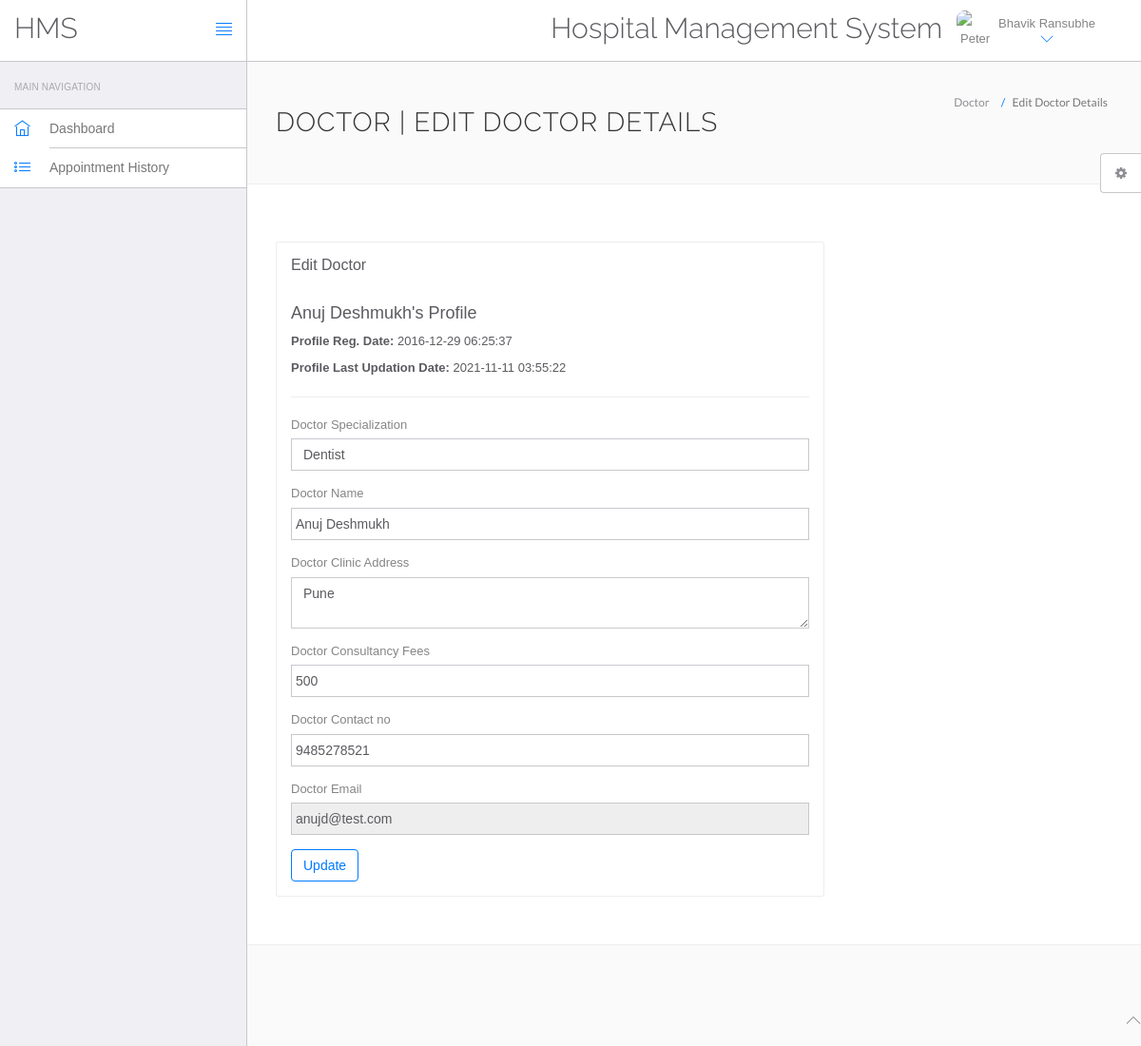
Screenshot of /hospital/hms/doctor/edit-profile.php (signed in) with the database file from the repository.
### tables this page shows
CREATE TABLE `users` (
  `id` int(11) NOT NULL,
  `fullName` varchar(255) DEFAULT NULL,
  `address` longtext DEFAULT NULL,
  `city` varchar(255) DEFAULT NULL,
  `gender` varchar(255) DEFAULT NULL,
  `email` varchar(255) DEFAULT NULL,
  `password` varchar(255) DEFAULT NULL,
  `regDate` timestamp NULL DEFAULT current_timestamp(),
  `updationDate` timestamp NULL DEFAULT NULL ON UPDATE current_timestamp()
);

CREATE TABLE `doctors` (
  `id` int(11) NOT NULL,
  `specilization` varchar(255) DEFAULT NULL,
  `doctorName` varchar(255) DEFAULT NULL,
  `address` longtext DEFAULT NULL,
  `docFees` varchar(255) DEFAULT NULL,
  `contactno` bigint(11) DEFAULT NULL,
  `docEmail` varchar(255) DEFAULT NULL,
  `password` varchar(255) DEFAULT NULL,
  `creationDate` timestamp NULL DEFAULT current_timestamp(),
  `updationDate` timestamp NULL DEFAULT NULL ON UPDATE current_timestamp()
);

### hospital/hms/doctor/edit-profile.php (the view, shortened to what this page needs)
<?php
include('include/config.php');
?>
<!DOCTYPE html>
<html lang="en">
	<head>
		<link rel="stylesheet" href="vendor/bootstrap/css/bootstrap.min.css">
		<link rel="stylesheet" href="vendor/fontawesome/css/font-awesome.min.css">
		<link rel="stylesheet" href="vendor/themify-icons/themify-icons.min.css">
		<link href="vendor/animate.css/animate.min.css" rel="stylesheet" media="screen">
		<link href="vendor/perfect-scrollbar/perfect-scrollbar.min.css" rel="stylesheet" media="screen">
		<link href="vendor/switchery/switchery.min.css" rel="stylesheet" media="screen">
		<link href="vendor/bootstrap-touchspin/jquery.bootstrap-touchspin.min.css" rel="stylesheet" media="screen">
		<link href="vendor/select2/select2.min.css" rel="stylesheet" media="screen">
		<link href="vendor/bootstrap-datepicker/bootstrap-datepicker3.standalone.min.css" rel="stylesheet" media="screen">
		<link href="vendor/bootstrap-timepicker/bootstrap-timepicker.min.css" rel="stylesheet" media="screen">
		<link rel="stylesheet" href="assets/css/styles.css">
		<link rel="stylesheet" href="assets/css/plugins.css">
		<link rel="stylesheet" href="assets/css/themes/theme-1.css" id="skin_color" />
	</head>
	<body>
		<div id="app">
<?php include('include/sidebar.php');?>
			<div class="app-content">
				<?php include('include/header.php');?>
				<div class="main-content" >
					<div class="wrap-content container" id="container">
						<section id="page-title">
							<div class="row">
								<div class="col-sm-8">
									<h1 class="mainTitle">Doctor | Edit Doctor Details</h1>
																	</div>
								<ol class="breadcrumb">
									<li>
										<span>Doctor</span>
									</li>
									<li class="active">
										<span>Edit Doctor Details</span>
									</li>
								</ol>
							</div>
						</section>
						<div class="container-fluid container-fullw bg-white">
							<div class="row">
								<div class="col-md-12">
									<div class="row margin-top-30">
										<div class="col-lg-8 col-md-12">
											<div class="panel panel-white">
												<div class="panel-heading">
													<h5 class="panel-title">Edit Doctor</h5>
												</div>
												<div class="panel-body">
									<?php $sql=mysqli_query($con,"select * from doctors where docEmail='".$_SESSION['dlogin']."'");
while($data=mysqli_fetch_array($sql))
{
?>
<h4><?php echo htmlentities($data['doctorName']);?>'s Profile</h4>
<p><b>Profile Reg. Date: </b><?php echo htmlentities($data['creationDate']);?></p>
<?php if($data['updationDate']){?>
<p><b>Profile Last Updation Date: </b><?php echo htmlentities($data['updationDate']);?></p>
<?php } ?>
<hr />
													<form role="form" name="adddoc" method="post" onSubmit="return valid();">
														<div class="form-group">
															<label for="DoctorSpecialization">
																Doctor Specialization
															</label>
							<select name="Doctorspecialization" class="form-control" required="required">
					<option value="<?php echo htmlentities($data['specilization']);?>">
					<?php echo htmlentities($data['specilization']);?></option>
															</select>
														</div>
<div class="form-group">
															<label for="doctorname">
																 Doctor Name
															</label>
	<input type="text" name="docname" class="form-control" value="<?php echo htmlentities($data['doctorName']);?>" >
														</div>
<div class="form-group">
															<label for="address">
																 Doctor Clinic Address
															</label>
					<textarea name="clinicaddress" class="form-control"><?php echo htmlentities($data['address']);?></textarea>
														</div>
<div class="form-group">
															<label for="fess">
																 Doctor Consultancy Fees
															</label>
		<input type="text" name="docfees" class="form-control" required="required"  value="<?php echo htmlentities($data['docFees']);?>" >
														</div>
<div class="form-group">
									<label for="fess">
																 Doctor Contact no
															</label>
					<input type="text" name="doccontact" class="form-control" required="required"  value="<?php echo htmlentities($data['contactno']);?>">
														</div>
<div class="form-group">
									<label for="fess">
																 Doctor Email
															</label>
					<input type="email" name="docemail" class="form-control"  readonly="readonly"  value="<?php echo htmlentities($data['docEmail']);?>">
														</div>
														<?php } ?>
														<button type="submit" name="submit" class="btn btn-o btn-primary">
															Update
														</button>
													</form>
												</div>
											</div>
										</div>
											</div>
										</div>
								</div>
					</div>
				</div>
			</div>
	<?php include('include/footer.php');?>
	<?php include('include/setting.php');?>
		</div>
	</body>
</html>

### hospital/hms/doctor/include/header.php (shortened to what this page needs)
<header class="navbar navbar-default navbar-static-top">
					<div class="navbar-header">
						<a class="navbar-brand" href="#">
							<h2 style="padding-top:20% ">HMS</h2>
						</a>
						<a href="#" class="sidebar-toggler pull-right visible-md visible-lg" data-toggle-class="app-sidebar-closed" data-toggle-target="#app">
							<i class="ti-align-justify"></i>
						</a>
					</div>
					<div class="navbar-collapse collapse">
						<ul class="nav navbar-right">
								<li  style="padding-top:2% ">
								<h2>Hospital Management System</h2>
							</li>
							<li class="dropdown current-user">
								<a href class="dropdown-toggle" data-toggle="dropdown">
									<img src="assets/images/avatar-1.jpg" alt="Peter"> <span class="username">
									<?php $query=mysqli_query($con,"select fullName from users where id='".$_SESSION['id']."'");
while($row=mysqli_fetch_array($query))
{
	echo $row['fullName'];
}
									?> <i class="ti-angle-down"></i></i></span>
								</a>
							</li>
						</ul>
					</div>
				</header>

### hospital/hms/doctor/assets/css/themes/theme-1.css (style rules this page uses)
body { background: #FAFAFA; }
header .navbar-header { background: #ffffff !important; border-right-color: #c8c7cc !important; border-bottom-color: #c8c7cc !important; }
header .navbar-header .sidebar-toggler, header .navbar-header .sidebar-mobile-toggler { color: #007aff !important; }
header .navbar-header .navbar-brand { color: #777 !important; }
header .navbar-collapse { background: #ffffff !important; border-bottom-color: #c8c7cc !important; box-shadow: none !important; }
header .navbar-collapse .navbar-right > li > a { color: #777; }
header .navbar-collapse .navbar-right > li > a i { color: #007aff !important; }

### rows the page displays
users: fullName "Bhavik Ransubhe"
doctors: doctorName "Anuj Deshmukh", creationDate "2016-12-29 06:25:37", updationDate "2021-11-11 03:55:22", Doctorspecialization "Dentist", docname "Anuj Deshmukh", clinicaddress "Pune", docfees "500", doccontact "9485278521", docemail "anujd@test.com"
